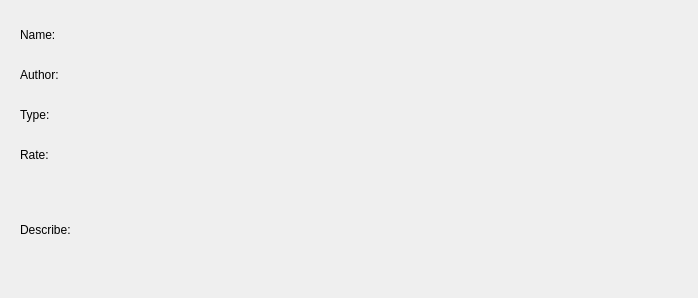
      <widget class="QWidget" name="scrollAreaWidgetContents_3">
       <property name="geometry">
        <rect>
         <x>0</x>
         <y>0</y>
         <width>698</width>
         <height>298</height>
        </rect>
       </property>
       <widget class="QLabel" name="BookName_3">
        <property name="geometry">
         <rect>
          <x>20</x>
          <y>20</y>
          <width>660</width>
          <height>30</height>
         </rect>
        </property>
        <property name="text">
         <string>Name:</string>
        </property>
       </widget>
       <widget class="QLabel" name="BookAuthor_3">
        <property name="geometry">
         <rect>
          <x>20</x>
          <y>60</y>
          <width>660</width>
          <height>30</height>
         </rect>
        </property>
        <property name="text">
         <string>Author:</string>
        </property>
       </widget>
       <widget class="QLabel" name="BookType_3">
        <property name="geometry">
         <rect>
          <x>20</x>
          <y>100</y>
          <width>660</width>
          <height>30</height>
         </rect>
        </property>
        <property name="text">
         <string>Type:</string>
        </property>
       </widget>
       <widget class="QLabel" name="BookRate_3">
        <property name="geometry">
         <rect>
          <x>20</x>
          <y>140</y>
          <width>660</width>
          <height>30</height>
         </rect>
        </property>
        <property name="text">
         <string>Rate:</string>
        </property>
       </widget>
       <widget class="QLabel" name="BookDes_3">
        <property name="geometry">
         <rect>
          <x>20</x>
          <y>179</y>
          <width>660</width>
          <height>101</height>
         </rect>
        </property>
        <property name="text">
         <string>Describe:</string>
        </property>
       </widget>
      </widget>
